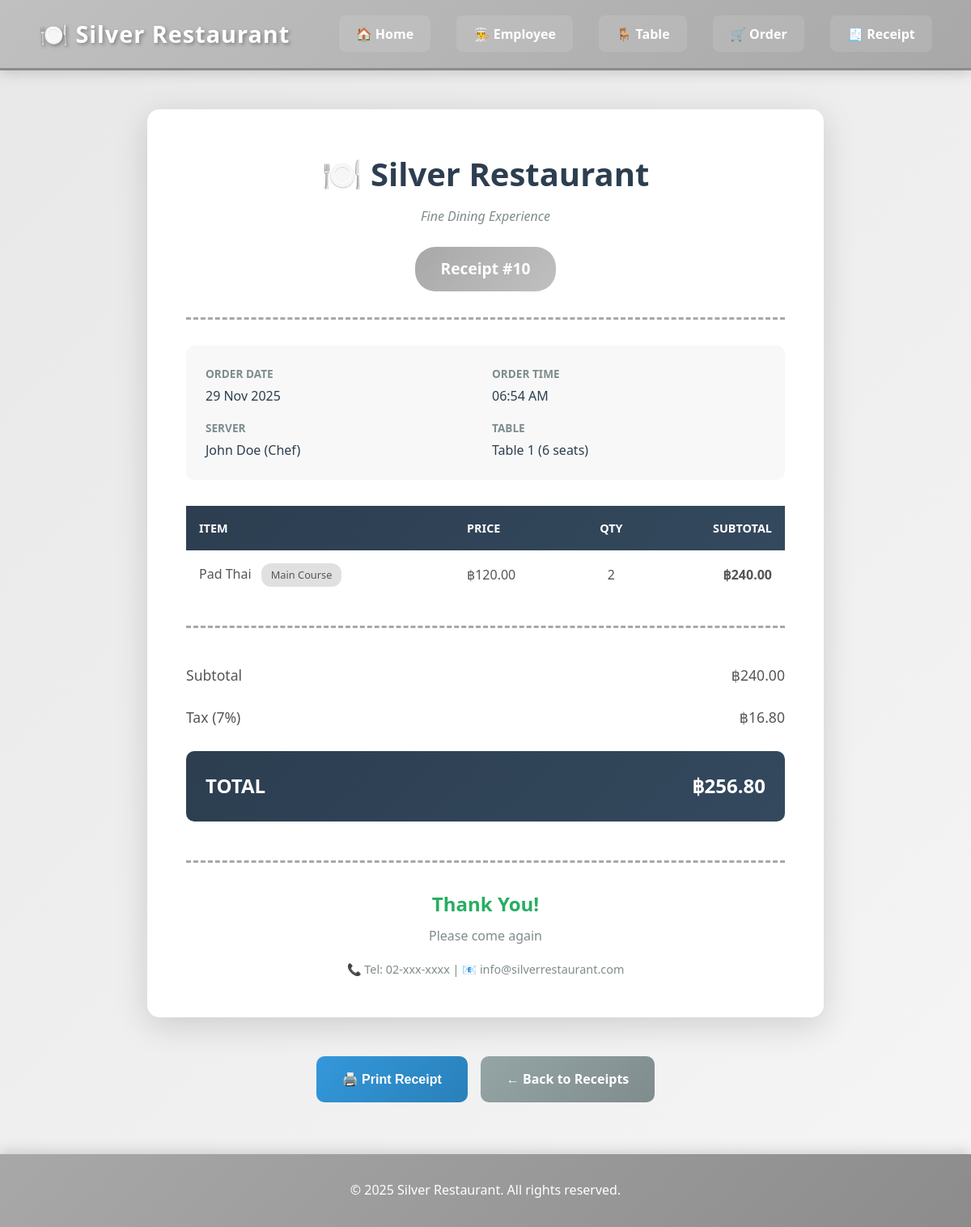
Screenshot of /ReceiptDetail.php?order_id=10 with the database file from the repository.
### tables this page shows
CREATE TABLE orders (
    order_id INTEGER PRIMARY KEY AUTOINCREMENT,
    employee_id INTEGER NOT NULL,
    table_id INTEGER NOT NULL,
    order_time TEXT NOT NULL,
    order_date TEXT NOT NULL,
    total_amount REAL NOT NULL,
    FOREIGN KEY (employee_id) REFERENCES employee(employee_id),
    FOREIGN KEY (table_id) REFERENCES table_info(table_id)
);

CREATE TABLE employee (
    emp_id INTEGER PRIMARY KEY AUTOINCREMENT,
    empname TEXT NOT NULL,
    position TEXT NOT NULL);

CREATE TABLE table_info (
    table_id INTEGER PRIMARY KEY AUTOINCREMENT,
    table_number TEXT NOT NULL,
    capacity INTEGER NOT NULL,
    status TEXT NOT NULL
);

### ReceiptDetail.php (the view, shortened to what this page needs)
<?php
require('DBConnect.php');
$order_id = isset($_GET['order_id']) ? $_GET['order_id'] : null;
$query = "SELECT
    o.order_id,
    o.order_date,
    o.order_time,
    o.total_amount,
    e.empname,
    e.position,
    t.table_number,
    t.capacity
FROM orders o
INNER JOIN employee e ON o.employee_id = e.emp_id
INNER JOIN table_info t ON o.table_id = t.table_id
WHERE o.order_id = :order_id";
$stmt = $db->prepare($query);
$stmt->bindParam(':order_id', $order_id);
$stmt->execute();
$order = $stmt->fetch(PDO::FETCH_ASSOC);
$queryDetails = "SELECT
    m.menu_name,
    m.category,
    m.menu_price,
    od.quantity,
    (od.quantity * m.menu_price) AS subtotal
FROM order_detail od
INNER JOIN menu m ON od.menu_id = m.menu_id
WHERE od.order_id = :order_id";
$stmtDetails = $db->prepare($queryDetails);
$stmtDetails->bindParam(':order_id', $order_id);
$stmtDetails->execute();
$orderDetails = $stmtDetails->fetchAll(PDO::FETCH_ASSOC);
?>
<!DOCTYPE html>
<html lang="en">
<head>
    <link rel="stylesheet" href="ref.css">
</head>
<body>
    <nav class="navbar">
        <div class="nav-brand">
            <h1>🍽️ Silver Restaurant</h1>
        </div>
        <ul class="nav-menu">
            <li><a href="index.php">🏠 Home</a></li>
            <li><a href="employee.php">👨‍🍳 Employee</a></li>
            <li><a href="tableU.php">🪑 Table</a></li>
            <li><a href="OrderUi.php">🛒 Order</a></li>
            <li><a href="Receipt.php">🧾 Receipt</a></li>
        </ul>
    </nav>
    <div class="receipt-detail-container">
        <div class="receipt-paper">
            <div class="receipt-header">
                <h1 class="restaurant-name">🍽️ Silver Restaurant</h1>
                <p class="restaurant-tagline">Fine Dining Experience</p>
                <div class="receipt-number">Receipt #<?php echo $order['order_id']; ?></div>
            </div>
            <div class="receipt-info-grid">
                <div class="info-item">
                    <span class="info-label">Order Date</span>
                    <span class="info-value"><?php echo date('d M Y', strtotime($order['order_date'])); ?></span>
                </div>
                <div class="info-item">
                    <span class="info-label">Order Time</span>
                    <span class="info-value"><?php echo date('h:i A', strtotime($order['order_time'])); ?></span>
                </div>
                <div class="info-item">
                    <span class="info-label">Server</span>
                    <span class="info-value"><?php echo $order['empname']; ?> (<?php echo $order['position']; ?>)</span>
                </div>
                <div class="info-item">
                    <span class="info-label">Table</span>
                    <span class="info-value"><?php echo $order['table_number']; ?> (<?php echo $order['capacity']; ?> seats)</span>
                </div>
            </div>
            <table class="items-table">
                <thead>
                    <tr>
                        <th>Item</th>
                        <th>Price</th>
                        <th style="text-align: center;">Qty</th>
                        <th style="text-align: right;">Subtotal</th>
                    </tr>
                </thead>
                <tbody>
                    <?php foreach($orderDetails as $item): ?>
                    <tr>
                        <td>
                            <?php echo $item['menu_name']; ?>
                            <span class="category-badge"><?php echo $item['category']; ?></span>
                        </td>
                        <td>฿<?php echo number_format($item['menu_price'], 2); ?></td>
                        <td style="text-align: center;"><?php echo $item['quantity']; ?></td>
                        <td style="text-align: right; font-weight: 600;">฿<?php echo number_format($item['subtotal'], 2); ?></td>
                    </tr>
                    <?php endforeach; ?>
                </tbody>
            </table>
            <div class="total-section">
                <div class="total-row">
                    <span>Subtotal</span>
                    <span>฿<?php echo number_format($order['total_amount'], 2); ?></span>
                </div>
                <div class="total-row">
                    <span>Tax (7%)</span>
                    <span>฿<?php echo number_format($order['total_amount'] * 0.07, 2); ?></span>
                </div>
                <div class="total-final">
                    <span>TOTAL</span>
                    <span>฿<?php echo number_format($order['total_amount'] * 1.07, 2); ?></span>
                </div>
            </div>
            <div class="receipt-footer">
                <p class="thank-you">Thank You!</p>
                <p>Please come again</p>
                <p style="font-size: 0.9rem; margin-top: 1rem;">📞 Tel: 02-xxx-xxxx | 📧 info@silverrestaurant.com</p>
            </div>
        </div>
        <div class="action-buttons">
            <button onclick="window.print()" class="btn btn-print">🖨️ Print Receipt</button>
            <a href="Receipt.php" class="btn btn-back">← Back to Receipts</a>
        </div>
    </div>
    <footer class="footer">
        <p>&copy; 2025 Silver Restaurant. All rights reserved.</p>
    </footer>
</body>
</html>

### ref.css (style rules this page uses)
* { margin: 0; padding: 0; box-sizing: border-box; }
body { font-family: 'Segoe UI', Tahoma, Geneva, Verdana, sans-serif; background: linear-gradient(135deg, #e8e8e8 0%, #f5f5f5 100%); color: #2c3e50; line-height: 1.6; min-height: 100vh; }
.navbar { background: linear-gradient(135deg, #c0c0c0 0%, #a8a8a8 100%); box-shadow: 0 4px 15px rgba(0, 0, 0, 0.15); display: flex; justify-content: space-between; align-items: center; padding: 1.2rem 3rem; position: sticky; top: 0; z-index: 1000; border-bottom: 3px solid #8c8c8c; }
.nav-brand h1 { color: #fff; font-size: 1.8rem; font-weight: 700; text-shadow: 2px 2px 4px rgba(0, 0, 0, 0.3); letter-spacing: 1px; }
.nav-menu { display: flex; list-style-type: none; align-items: center; gap: 2rem; }
.nav-menu li a { text-decoration: none; color: #fff; font-weight: 600; font-size: 1rem; padding: 0.6rem 1.2rem; border-radius: 8px; transition: all 0.3s ease; background: rgba(255, 255, 255, 0.1); border: 2px solid transparent; }
.footer { background: linear-gradient(135deg, #a8a8a8 0%, #8c8c8c 100%); color: #fff; text-align: center; padding: 2rem; margin-top: 4rem; box-shadow: 0 -4px 15px rgba(0, 0, 0, 0.15); }
.footer p { font-size: 1rem; font-weight: 500; }

### ReceiptDetail.php (style rules this page uses)
.receipt-detail-container { max-width: 900px; margin: 3rem auto; padding: 0 2rem; }
.receipt-paper { background: white; padding: 3rem; border-radius: 15px; box-shadow: 0 10px 40px rgba(0, 0, 0, 0.15); position: relative; }
.receipt-header { text-align: center; border-bottom: 3px dashed #a8a8a8; padding-bottom: 2rem; margin-bottom: 2rem; }
.restaurant-name { font-size: 2.5rem; color: #2c3e50; margin: 0; font-weight: bold; }
.restaurant-tagline { color: #7f8c8d; font-style: italic; margin: 0.5rem 0; }
.receipt-number { background: linear-gradient(135deg, #a8a8a8 0%, #c0c0c0 100%); color: white; padding: 0.75rem 2rem; border-radius: 25px; display: inline-block; margin-top: 1rem; font-weight: bold; font-size: 1.2rem; }
.receipt-info-grid { display: grid; grid-template-columns: 1fr 1fr; gap: 1rem; margin-bottom: 2rem; padding: 1.5rem; background: #f8f8f8; border-radius: 10px; }
.info-item { display: flex; flex-direction: column; }
.info-label { font-size: 0.85rem; color: #7f8c8d; font-weight: 600; text-transform: uppercase; margin-bottom: 0.25rem; }
.info-value { font-size: 1rem; color: #2c3e50; font-weight: 500; }
.items-table { width: 100%; margin: 2rem 0; border-collapse: collapse; }
.items-table thead { background: linear-gradient(135deg, #2c3e50 0%, #34495e 100%); color: white; }
.items-table th { padding: 1rem; text-align: left; font-weight: 600; text-transform: uppercase; font-size: 0.9rem; }
.items-table td { padding: 1rem; border-bottom: 1px solid #e0e0e0; color: #555; }
.items-table tr:last-child td { border-bottom: none; }
.category-badge { background: #e0e0e0; color: #555; padding: 0.25rem 0.75rem; border-radius: 12px; font-size: 0.8rem; display: inline-block; margin-left: 0.5rem; }
.total-section { border-top: 3px dashed #a8a8a8; padding-top: 2rem; margin-top: 2rem; }
.total-row { display: flex; justify-content: space-between; padding: 0.75rem 0; font-size: 1.1rem; color: #555; }
.total-final { background: linear-gradient(135deg, #2c3e50 0%, #34495e 100%); color: white; padding: 1.5rem; border-radius: 10px; margin-top: 1rem; font-size: 1.5rem; font-weight: bold; display: flex; justify-content: space-between; }
.receipt-footer { text-align: center; margin-top: 3rem; padding-top: 2rem; border-top: 3px dashed #a8a8a8; color: #7f8c8d; }
.thank-you { font-size: 1.5rem; color: #27ae60; font-weight: bold; margin-bottom: 0.5rem; }
.action-buttons { margin-top: 3rem; display: flex; gap: 1rem; justify-content: center; }
.btn { padding: 1rem 2rem; border-radius: 10px; text-decoration: none; font-weight: 600; transition: all 0.3s ease; display: inline-block; border: none; cursor: pointer; font-size: 1rem; }
.btn-print { background: linear-gradient(135deg, #3498db 0%, #2980b9 100%); color: white; }
.btn-back { background: linear-gradient(135deg, #95a5a6 0%, #7f8c8d 100%); color: white; }

### rows the page displays
orders: order_id "10", order_date "29 Nov 2025", order_time "06:54 AM", employee.empname "John Doe", employee.position "Chef", table.table_number "Table 1", table.capacity "6", total_amount "240.00", $order['total_amount']*0.07 "16.80", $order['total_amount']*1.07 "256.80"

### other values shown
$item['menu_name'] "Pad Thai"
$item['category'] "Main Course"
$item['menu_price'] "120.00"
$item['quantity'] "2"
$item['subtotal'] "240.00"
